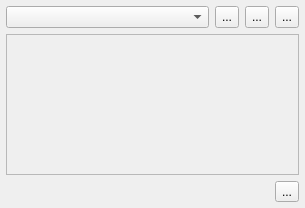
<?xml version="1.0" encoding="UTF-8"?>
<ui version="4.0">
 <class>ColorChooserWidget</class>
 <widget class="QWidget" name="ColorChooserWidget">
  <property name="geometry">
   <rect>
    <x>0</x>
    <y>0</y>
    <width>305</width>
    <height>208</height>
   </rect>
  </property>
  <property name="windowTitle">
   <string>Form</string>
  </property>
  <layout class="QVBoxLayout" name="verticalLayout" stretch="0,1,0">
   <property name="leftMargin">
    <number>6</number>
   </property>
   <property name="topMargin">
    <number>6</number>
   </property>
   <property name="rightMargin">
    <number>6</number>
   </property>
   <property name="bottomMargin">
    <number>6</number>
   </property>
   <item>
    <layout class="QHBoxLayout" name="paletteLayout">
     <item>
      <widget class="QComboBox" name="paletteBox"/>
     </item>
     <item>
      <widget class="QToolButton" name="editButton">
       <property name="maximumSize">
        <size>
         <width>24</width>
         <height>24</height>
        </size>
       </property>
       <property name="text">
        <string>...</string>
       </property>
       <property name="icon">
        <iconset resource="rpgmapper.qrc">
         <normaloff>:/icons/gfx/freehand-draw-pencil.png</normaloff>:/icons/gfx/freehand-draw-pencil.png</iconset>
       </property>
      </widget>
     </item>
     <item>
      <widget class="QToolButton" name="loadButton">
       <property name="maximumSize">
        <size>
         <width>24</width>
         <height>24</height>
        </size>
       </property>
       <property name="text">
        <string>...</string>
       </property>
       <property name="icon">
        <iconset resource="rpgmapper.qrc">
         <normaloff>:/icons/gfx/atlas-open.png</normaloff>:/icons/gfx/atlas-open.png</iconset>
       </property>
      </widget>
     </item>
     <item>
      <widget class="QToolButton" name="saveButton">
       <property name="maximumSize">
        <size>
         <width>24</width>
         <height>24</height>
        </size>
       </property>
       <property name="text">
        <string>...</string>
       </property>
       <property name="icon">
        <iconset resource="rpgmapper.qrc">
         <normaloff>:/icons/gfx/atlas-save.png</normaloff>:/icons/gfx/atlas-save.png</iconset>
       </property>
      </widget>
     </item>
    </layout>
   </item>
   <item>
    <widget class="QScrollArea" name="scrollArea">
     <property name="widgetResizable">
      <bool>true</bool>
     </property>
     <widget class="rpgmapper::view::ColorPaletteWidget" name="scrollAreaWidgetContents">
      <property name="geometry">
       <rect>
        <x>0</x>
        <y>0</y>
        <width>289</width>
        <height>121</height>
       </rect>
      </property>
     </widget>
    </widget>
   </item>
   <item>
    <layout class="QHBoxLayout" name="horizontalLayout">
     <item>
      <widget class="rpgmapper::view::RecentColorsWidget" name="recentColorsWidget" native="true"/>
     </item>
     <item>
      <widget class="QToolButton" name="colorPipetteButton">
       <property name="maximumSize">
        <size>
         <width>24</width>
         <height>24</height>
        </size>
       </property>
       <property name="text">
        <string>...</string>
       </property>
       <property name="icon">
        <iconset resource="rpgmapper.qrc">
         <normaloff>:/icons/gfx/pipette.png</normaloff>:/icons/gfx/pipette.png</iconset>
       </property>
      </widget>
     </item>
    </layout>
   </item>
  </layout>
 </widget>
 <customwidgets>
  <customwidget>
   <class>rpgmapper::view::ColorPaletteWidget</class>
   <extends>QWidget</extends>
   <header>colorpalettewidget.hpp</header>
   <container>1</container>
  </customwidget>
  <customwidget>
   <class>rpgmapper::view::RecentColorsWidget</class>
   <extends>QWidget</extends>
   <header>recentcolorswidget.hpp</header>
   <container>1</container>
  </customwidget>
 </customwidgets>
 <tabstops>
  <tabstop>paletteBox</tabstop>
  <tabstop>editButton</tabstop>
  <tabstop>loadButton</tabstop>
  <tabstop>saveButton</tabstop>
  <tabstop>scrollArea</tabstop>
  <tabstop>colorPipetteButton</tabstop>
 </tabstops>
 <resources>
  <include location="rpgmapper.qrc"/>
 </resources>
 <connections/>
</ui>
